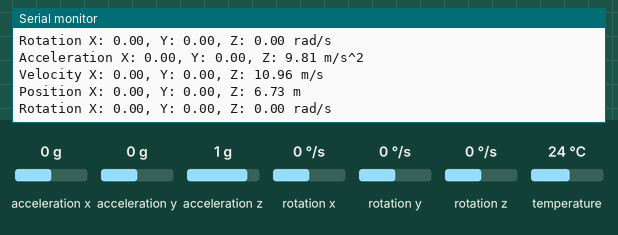
Recording of a sketch running on a simulated Arduino Leonardo, built with avr-gcc and run on an emulated ATmega32U4. Parts: the last lines printed to the serial monitor. The test bench sets the inputs (shaded band); at power-on: acceleration x 0 g, acceleration y 0 g, acceleration z 1 g, rotation x 0 °/s, rotation y 0 °/s, rotation z 0 °/s, temperature 24 °C.

Above: at 1.2 s.
1.3 s: acceleration x set to -1.4 g
At 1.47 s:
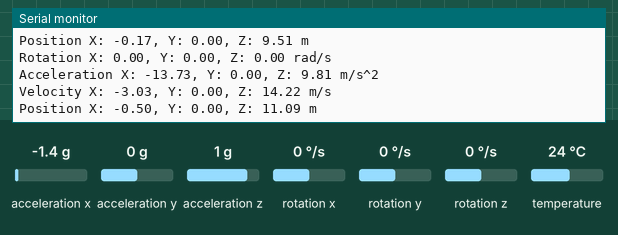
2.8 s: acceleration y set to -1.4 g
At 3.02 s:
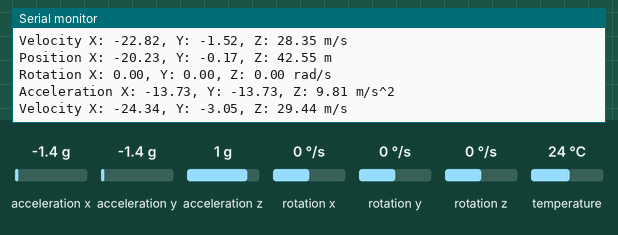
5.8 s: acceleration z set to -1.4 g
At 5.91 s:
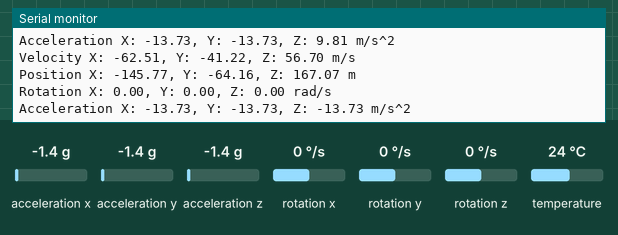
7.3 s: rotation x set to -192 °/s
At 7.36 s:
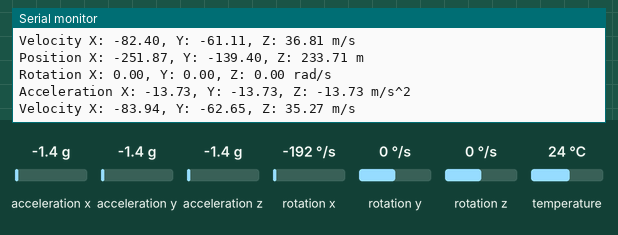
8.8 s: rotation y set to -192 °/s
At 8.81 s:
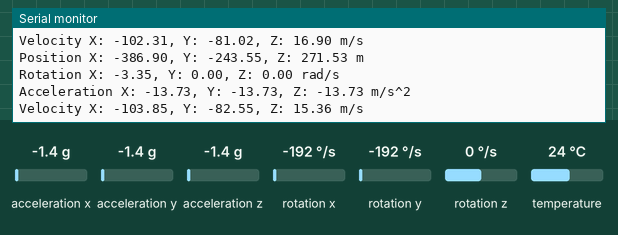
Timing chart, 0 to 11.3 s (numbered marks = the images above; inputs shaded):
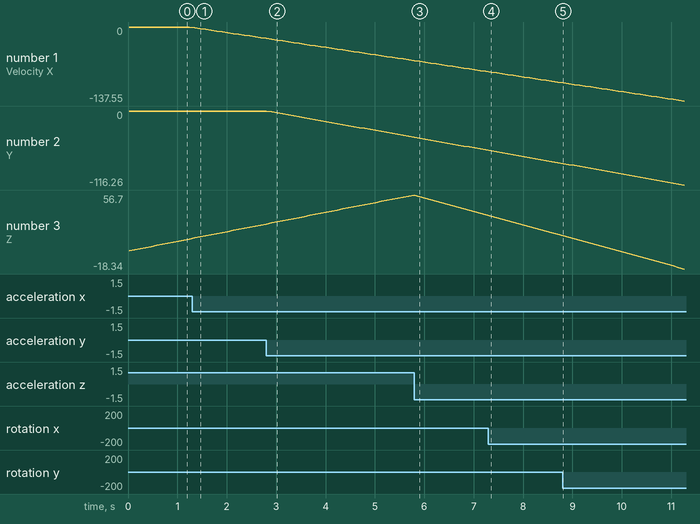

The sketch:

Advanced_readings_MP6050_ALL_DATA_Velocity_postion.ino
```cpp
// Basic demo for accelerometer readings from Adafruit MPU6050

#include <Adafruit_MPU6050.h>
#include <Adafruit_Sensor.h>
#include <Wire.h>

Adafruit_MPU6050 mpu;

// Variables for velocity and position
float velocity_x = 0, velocity_y = 0, velocity_z = 0;
float position_x = 0, position_y = 0, position_z = 0;
unsigned long prev_time = 0;

void setup(void) {
  Serial.begin(115200);
  while (!Serial)
    delay(10); // will pause Zero, Leonardo, etc until serial console opens

  Serial.println("Adafruit MPU6050 test!");

  // Try to initialize!
  if (!mpu.begin()) {
    Serial.println("Failed to find MPU6050 chip");
    while (1) {
      delay(10);
    }
  }
  Serial.println("MPU6050 Found!");

  mpu.setAccelerometerRange(MPU6050_RANGE_8_G);
  Serial.print("Accelerometer range set to: ");
  switch (mpu.getAccelerometerRange()) {
  case MPU6050_RANGE_2_G:
    Serial.println("+-2G");
    break;
  case MPU6050_RANGE_4_G:
    Serial.println("+-4G");
    break;
  case MPU6050_RANGE_8_G:
    Serial.println("+-8G");
    break;
  case MPU6050_RANGE_16_G:
    Serial.println("+-16G");
    break;
  }
  mpu.setGyroRange(MPU6050_RANGE_500_DEG);
  Serial.print("Gyro range set to: ");
  switch (mpu.getGyroRange()) {
  case MPU6050_RANGE_250_DEG:
    Serial.println("+- 250 deg/s");
    break;
  case MPU6050_RANGE_500_DEG:
    Serial.println("+- 500 deg/s");
    break;
  case MPU6050_RANGE_1000_DEG:
    Serial.println("+- 1000 deg/s");
    break;
  case MPU6050_RANGE_2000_DEG:
    Serial.println("+- 2000 deg/s");
    break;
  }

  mpu.setFilterBandwidth(MPU6050_BAND_21_HZ);
  Serial.print("Filter bandwidth set to: ");
  switch (mpu.getFilterBandwidth()) {
  case MPU6050_BAND_260_HZ:
    Serial.println("260 Hz");
    break;
  case MPU6050_BAND_184_HZ:
    Serial.println("184 Hz");
    break;
  case MPU6050_BAND_94_HZ:
    Serial.println("94 Hz");
    break;
  case MPU6050_BAND_44_HZ:
    Serial.println("44 Hz");
    break;
  case MPU6050_BAND_21_HZ:
    Serial.println("21 Hz");
    break;
  case MPU6050_BAND_10_HZ:
    Serial.println("10 Hz");
    break;
  case MPU6050_BAND_5_HZ:
    Serial.println("5 Hz");
    break;
  }

  Serial.println("");
  prev_time = millis();
  delay(10);
}

void loop() {
  sensors_event_t a, g, temp;
  mpu.getEvent(&a, &g, &temp);

  unsigned long current_time = millis();
  float dt = (current_time - prev_time) / 1000.0; // Convert to seconds
  prev_time = current_time;

  // Integrate acceleration to get velocity
  velocity_x += a.acceleration.x * dt;
  velocity_y += a.acceleration.y * dt;
  velocity_z += a.acceleration.z * dt;

  // Integrate velocity to get position
  position_x += velocity_x * dt;
  position_y += velocity_y * dt;
  position_z += velocity_z * dt;

  Serial.print("Acceleration X: "); Serial.print(a.acceleration.x);
  Serial.print(", Y: "); Serial.print(a.acceleration.y);
  Serial.print(", Z: "); Serial.print(a.acceleration.z);
  Serial.println(" m/s^2");

  Serial.print("Velocity X: "); Serial.print(velocity_x);
  Serial.print(", Y: "); Serial.print(velocity_y);
  Serial.print(", Z: "); Serial.print(velocity_z);
  Serial.println(" m/s");

  Serial.print("Position X: "); Serial.print(position_x);
  Serial.print(", Y: "); Serial.print(position_y);
  Serial.print(", Z: "); Serial.print(position_z);
  Serial.println(" m");

  Serial.print("Rotation X: "); Serial.print(g.gyro.x);
  Serial.print(", Y: "); Serial.print(g.gyro.y);
  Serial.print(", Z: "); Serial.print(g.gyro.z);
  Serial.println(" rad/s");

  Serial.println("");
  delay(100);
}
```

Measured:
- after the input at 1.3 s, the serial monitor: prints a new line after 0.05 s (image 1)
- plotted number 1: 0 → -21.29 after the input at 1.3 s
- plotted number 3: 12.05 → 27.26 after the input at 1.3 s
